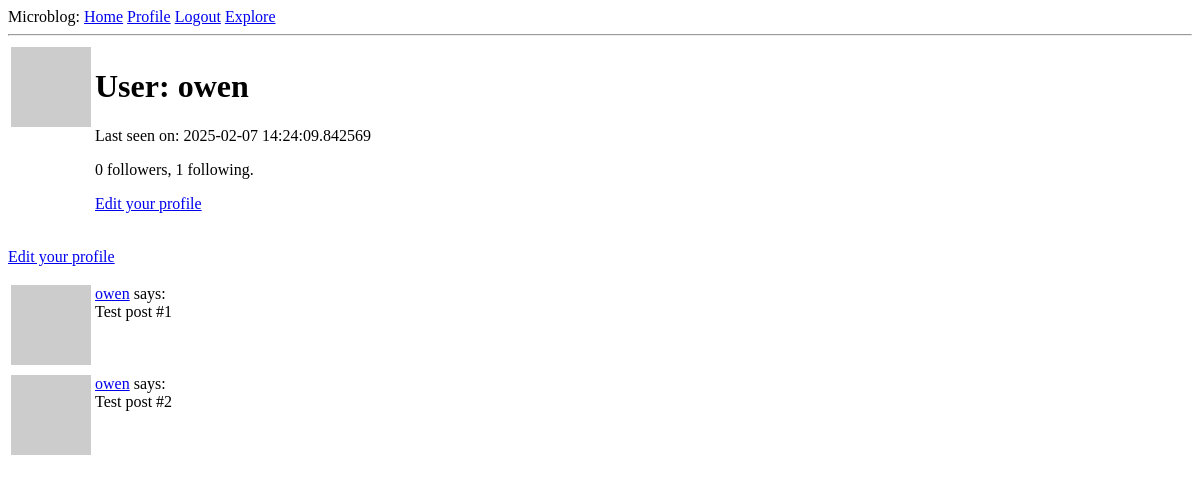
Page /user/owen (signed in) on the earlier database version.
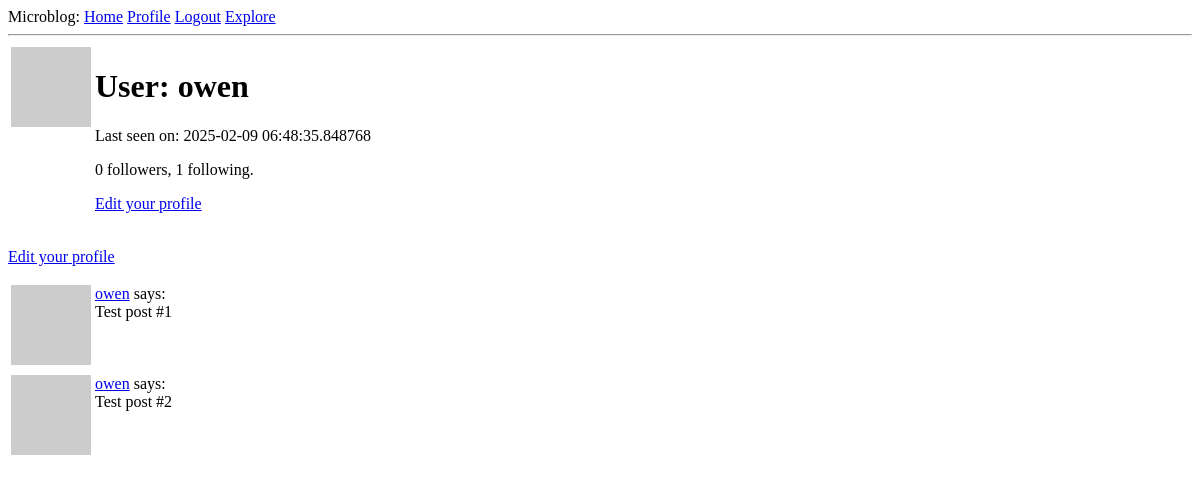
Same page on the later database version.
### app/models.py (models this page shows, shortened)
class User(UserMixin, db.Model):
    id:             so.Mapped[int] = so.mapped_column(primary_key=True)
    username:       so.Mapped[str] = so.mapped_column(sa.String(64), index=True, unique=True)
    email:          so.Mapped[str] = so.mapped_column(sa.String(120), index=True, unique=True)
    password_hash:  so.Mapped[Optional[str]] = so.mapped_column(sa.String(256))
    posts:          so.WriteOnlyMapped['Post'] = so.relationship(back_populates='author')
    about_me: so.Mapped[Optional[str]] = so.mapped_column(sa.String(140))
    last_seen: so.Mapped[Optional[datetime]] = so.mapped_column(default=lambda: datetime.now(timezone.utc))
    following: so.WriteOnlyMapped['User'] = so.relationship(
        secondary=followers,
        primaryjoin=(followers.c.follower_id == id),
        secondaryjoin=(followers.c.followed_id == id),
        back_populates='followers'
    )
    followers: so.WriteOnlyMapped['User'] = so.relationship(
        secondary=followers,
        primaryjoin=(followers.c.followed_id == id),
        secondaryjoin=(followers.c.follower_id == id),
        back_populates='following'
    )
    def avatar(self, size):
        digest = md5(self.email.lower().encode('utf-8')).hexdigest()
        return f'https://www.gravatar.com/avatar/{digest}?d=identicon&s={size}'
    def followers_count(self):
        query = sa.select(sa.func.count()).select_from(
            self.followers.select().subquery()
        )
        return db.session.scalar(query)
    def following_count(self):
        query = sa.select(sa.func.count()).select_from(
            self.following.select().subquery()
        )
        return db.session.scalar(query)

### app/routes.py (the view)
@app.route('/user/<username>')
@login_required
def user(username):
	user = db.first_or_404(sa.select(User).where(User.username == username))
	posts = [
		{'author': user, 'body': 'Test post #1'},
		{'author': user, 'body': 'Test post #2'}
	]
	form = EmptyForm()
	return render_template('user.html', user=user, posts=posts, form=form)

### app/models.py (called while the page is built)
@login.user_loader
def load_user(id):
    return db.session.get(User, int(id))

### app/routes.py (called while the page is built)
@app.before_request
def before_request():
	if current_user.is_authenticated:
		current_user.last_seen = datetime.now(timezone.utc)
		db.session.commit()

### app/templates/user.html (shortened to what this page needs)
{% extends "base.html" %}
{% block content %}
    <table>
        <tr valign="top">
            <td><img src="{{ user.avatar(128) }}"></td>
            <td>
                <h1>User: {{ user.username }}</h1>
                {% if user.last_seen %}<p>Last seen on: {{ user.last_seen }}</p>{% endif %}
                <p>{{ user.followers_count() }} followers, {{ user.following_count() }} following.</p>
                {% if user == current_user %}
                <p><a href="{{ url_for('edit_profile') }}">Edit your profile</a></p>
                {% endif %}
            </td>
        </tr>
    </table>
    {% if user == current_user %}
    <p><a href="{{ url_for('edit_profile') }}">Edit your profile</a></p>
    {% endif %}
    {% for post in posts %}
        {% include '_post.html' %}
    {% endfor %}
{% endblock %}

### app/templates/_post.html
<table>
    <tr valign="top">
        <td><img src="{{ post.author.avatar(36) }}"></td>
        <td>
            <a href="{{ url_for('user', username=post.author.username) }}">{{ post.author.username }}</a> says:<br>
            {{ post.body }}
        </td>
    </tr>
</table>

Differences in the rows shown:
changed User "owen": last_seen "2025-02-07 14:24:09.842569" → "2025-02-09 06:48:35.848768"
